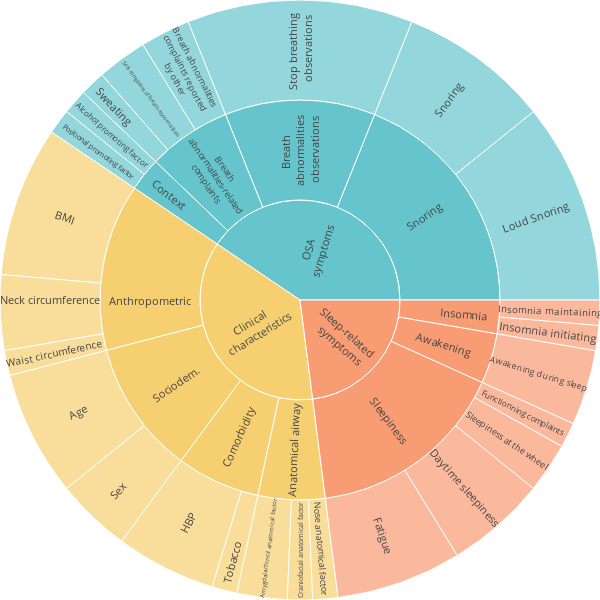

Source (notebook cell):
### Code cell
if np.sum(common.df.Subcategory.isna()) != common.df.shape[0] : # with category and subcategory
    fig = px.sunburst(common.df, path=['Category', 'Subcategory', 'Symptom'], values='sum_symptoms',color_discrete_sequence = px.colors.qualitative.Pastel)
    fig.update_layout(margin = dict(t=0, l=0, r=0, b=0), font_size=11, width =600, height = 600)
    fig.update_traces(insidetextorientation='radial')
    fig.update_traces(hovertemplate='sum_symptom: %{value}')
    #fig.write_image("figure6_sunburst_plot.pdf") # writting the figure into a file
    fig.show()
elif np.sum(common.df.Category.isna()) != common.df.shape[0] : # with category only
    fig = px.sunburst(common.df, path=['Category', 'Symptom'], values='sum_symptoms',color_discrete_sequence = px.colors.qualitative.Pastel)
    fig.update_layout(margin = dict(t=0, l=0, r=0, b=0), font_size=11, width =600, height = 600)
    fig.update_traces(insidetextorientation='radial')
    fig.update_traces(hovertemplate='sum_symptom: %{value}')
    #fig.write_image("figure6_sunburst_plot.pdf") # writting the figure into a file
    fig.show()
else : 
    print("No category -> no sunburst plot")

### Figure 1 — Plotly figure (JSON) as saved in the notebook; plotly's stock layout.template omitted (floating-point values rounded to 4 significant figures)
{"data": [{"branchvalues": "total", "domain": {"x": [0, 1], "y": [0, 1]}, "hovertemplate": "sum_symptom: %{value}", "ids": ["Clinical <br> characteristics/Sociodem./Age", "OSA <br> symptoms/Context/Alcohol promoting factor", "Clinical <br> characteristics/Anatomical airway/Amygdala/Toncil anatomical factor", "Sleep-related <br> symptoms/Awakening/Awakening during sleep", "Clinical <br> characteristics/Anthropometric/BMI", "OSA <br> symptoms/Breath <br> abnormalities-related <br> complaints/Breath abnormalities <br> complaints reported <br> by other", "Clinical <br> characteristics/Anatomical airway/Craniofacial anatomical factor", "Sleep-related <br> symptoms/Sleepiness/Daytime sleepiness", "Sleep-related <br> symptoms/Sleepiness/Fatigue", "Sleep-related <br> symptoms/Sleepiness/Functionning complaints", "Clinical <br> characteristics/Comorbidity/HBP", "Sleep-related <br> symptoms/Insomnia/Insomnia initiating", "Sleep-related <br> symptoms/Insomnia/Insomnia maintaining", "OSA <br> symptoms/Snoring/Loud Snoring", "Clinical <br> characteristics/Anthropometric/Neck circumference", "Clinical <br> characteristics/Anatomical airway/Nose anatomical factor", "OSA <br> symptoms/Context/Positional promoting factor", "OSA <br> symptoms/Breath <br> abnormalities-related <br> complaints/Self-complaints of breath abnormalities ", "Clinical <br> characteristics/Sociodem./Sex", "Sleep-related <br> symptoms/Sleepiness/Sleepiness at the wheel", "OSA <br> symptoms/Snoring/Snoring", "OSA <br> symptoms/Breath <br> abnormalities <br> observations/Stop breathing <br> observations", "OSA <br> symptoms/Breath <br> abnormalities-related <br> complaints/Sweating", "Clinical <br> characteristics/Comorbidity/Tobacco", "Clinical <br> characteristics/Anthropometric/Waist circumference ", "Clinical <br> characteristics/Anatomical airway", "Clinical <br> characteristics/Anthropometric", "Sleep-related <br> symptoms/Awakening", "OSA <br> symptoms/Breath <br> abnormalities <br> observations", "OSA <br> symptoms/Breath <br> abnormalities-related <br> complaints", "Clinical <br> characteristics/Comorbidity", "OSA <br> symptoms/Context", "Sleep-related <br> symptoms/Insomnia", "Sleep-related <br> symptoms/Sleepiness", "OSA <br> symptoms/Snoring", "Clinical <br> characteristics/Sociodem.", "Clinical <br> characteristics", "OSA <br> symptoms", "Sleep-related <br> symptoms"], "insidetextorientation": "radial", "labels": ["Age", "Alcohol promoting factor", "Amygdala/Toncil anatomical factor", "Awakening during sleep", "BMI", "Breath abnormalities <br> complaints reported <br> by other", "Craniofacial anatomical factor", "Daytime sleepiness", "Fatigue", "Functionning complaints", "HBP", "Insomnia initiating", "Insomnia maintaining", "Loud Snoring", "Neck circumference", "Nose anatomical factor", "Positional promoting factor", "Self-complaints of breath abnormalities ", "Sex", "Sleepiness at the wheel", "Snoring", "Stop breathing <br> observations", "Sweating", "Tobacco", "Waist circumference ", "Anatomical airway", "Anthropometric", "Awakening", "Breath <br> abnormalities <br> observations", "Breath <br> abnormalities-related <br> complaints", "Comorbidity", "Context", "Insomnia", "Sleepiness", "Snoring", "Sociodem.", "Clinical <br> characteristics", "OSA <br> symptoms", "Sleep-related <br> symptoms"], "name": "", "parents": ["Clinical <br> characteristics/Sociodem.", "OSA <br> symptoms/Context", "Clinical <br> characteristics/Anatomical airway", "Sleep-related <br> symptoms/Awakening", "Clinical <br> characteristics/Anthropometric", "OSA <br> symptoms/Breath <br> abnormalities-related <br> complaints", "Clinical <br> characteristics/Anatomical airway", "Sleep-related <br> symptoms/Sleepiness", "Sleep-related <br> symptoms/Sleepiness", "Sleep-related <br> symptoms/Sleepiness", "Clinical <br> characteristics/Comorbidity", "Sleep-related <br> symptoms/Insomnia", "Sleep-related <br> symptoms/Insomnia", "OSA <br> symptoms/Snoring", "Clinical <br> characteristics/Anthropometric", "Clinical <br> characteristics/Anatomical airway", "OSA <br> symptoms/Context", "OSA <br> symptoms/Breath <br> abnormalities-related <br> complaints", "Clinical <br> characteristics/Sociodem.", "Sleep-related <br> symptoms/Sleepiness", "OSA <br> symptoms/Snoring", "OSA <br> symptoms/Breath <br> abnormalities <br> observations", "OSA <br> symptoms/Breath <br> abnormalities-related <br> complaints", "Clinical <br> characteristics/Comorbidity", "Clinical <br> characteristics/Anthropometric", "Clinical <br> characteristics", "Clinical <br> characteristics", "Sleep-related <br> symptoms", "OSA <br> symptoms", "OSA <br> symptoms", "Clinical <br> characteristics", "OSA <br> symptoms", "Sleep-related <br> symptoms", "Sleep-related <br> symptoms", "OSA <br> symptoms", "Clinical <br> characteristics", "", "", ""], "type": "sunburst", "values": [5, 1, 2, 3, 6, 2, 1, 4, 5, 1, 4, 1, 1, 8, 3, 1, 1, 2, 3, 2, 6, 9, 1, 1, 1, 4, 10, 3, 9, 5, 5, 2, 2, 12, 14, 8, 27, 30, 17]}], "layout": {"font": {"size": 11}, "height": 600, "legend": {"tracegroupgap": 0}, "margin": {"b": 0, "l": 0, "r": 0, "t": 0}, "sunburstcolorway": ["rgb(102, 197, 204)", "rgb(246, 207, 113)", "rgb(248, 156, 116)", "rgb(220, 176, 242)", "rgb(135, 197, 95)", "rgb(158, 185, 243)", "rgb(254, 136, 177)", "rgb(201, 219, 116)", "rgb(139, 224, 164)", "rgb(180, 151, 231)", "rgb(179, 179, 179)"], "width": 600}}
